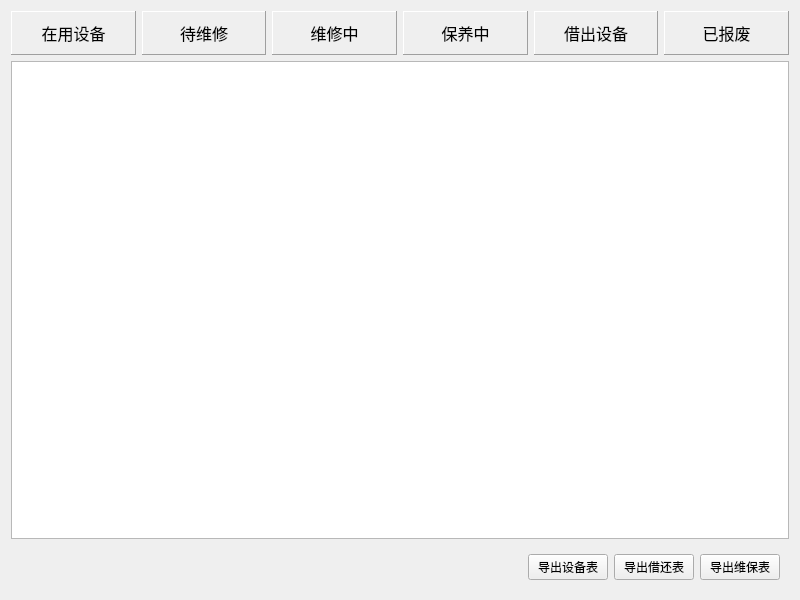
<?xml version="1.0" encoding="UTF-8"?>
<ui version="4.0">
 <class>StatisticsExportPage</class>
 <widget class="QWidget" name="StatisticsExportPage">
  <property name="geometry">
   <rect>
    <x>0</x>
    <y>0</y>
    <width>800</width>
    <height>600</height>
   </rect>
  </property>
  <property name="windowTitle">
   <string>统计导出</string>
  </property>
  <layout class="QVBoxLayout" name="verticalLayout">
   <item>
    <layout class="QHBoxLayout" name="horizontalLayout_5">
     <item>
      <widget class="QFrame" name="frame">
       <property name="font">
        <font>
         <pointsize>12</pointsize>
        </font>
       </property>
       <property name="frameShape">
        <enum>QFrame::Panel</enum>
       </property>
       <property name="frameShadow">
        <enum>QFrame::Raised</enum>
       </property>
       <layout class="QHBoxLayout" name="horizontalLayout">
        <item>
         <widget class="QLabel" name="label_available">
          <property name="text">
           <string>在用设备</string>
          </property>
          <property name="alignment">
           <set>Qt::AlignCenter</set>
          </property>
         </widget>
        </item>
       </layout>
      </widget>
     </item>
     <item>
      <widget class="QFrame" name="frame_pending_repair">
       <property name="font">
        <font>
         <pointsize>12</pointsize>
        </font>
       </property>
       <property name="frameShape">
        <enum>QFrame::Panel</enum>
       </property>
       <property name="frameShadow">
        <enum>QFrame::Raised</enum>
       </property>
       <layout class="QHBoxLayout" name="horizontalLayout_pending_repair">
        <item>
         <widget class="QLabel" name="label_pending_repair">
          <property name="text">
           <string>待维修</string>
          </property>
          <property name="alignment">
           <set>Qt::AlignCenter</set>
          </property>
         </widget>
        </item>
       </layout>
      </widget>
     </item>
     <item>
      <widget class="QFrame" name="frame_3">
       <property name="font">
        <font>
         <pointsize>12</pointsize>
        </font>
       </property>
       <property name="frameShape">
        <enum>QFrame::Panel</enum>
       </property>
       <property name="frameShadow">
        <enum>QFrame::Raised</enum>
       </property>
       <layout class="QHBoxLayout" name="horizontalLayout_3">
        <item>
         <widget class="QLabel" name="label_repairing">
          <property name="text">
           <string>维修中</string>
          </property>
          <property name="alignment">
           <set>Qt::AlignCenter</set>
          </property>
         </widget>
        </item>
       </layout>
      </widget>
     </item>
     <item>
      <widget class="QFrame" name="frame_under_maintenance">
       <property name="font">
        <font>
         <pointsize>12</pointsize>
        </font>
       </property>
       <property name="frameShape">
        <enum>QFrame::Panel</enum>
       </property>
       <property name="frameShadow">
        <enum>QFrame::Raised</enum>
       </property>
       <layout class="QHBoxLayout" name="horizontalLayout_under_maintenance">
        <item>
         <widget class="QLabel" name="label_under_maintenance">
          <property name="text">
           <string>保养中</string>
          </property>
          <property name="alignment">
           <set>Qt::AlignCenter</set>
          </property>
         </widget>
        </item>
       </layout>
      </widget>
     </item>
     <item>
      <widget class="QFrame" name="frame_2">
       <property name="font">
        <font>
         <pointsize>12</pointsize>
        </font>
       </property>
       <property name="frameShape">
        <enum>QFrame::Panel</enum>
       </property>
       <property name="frameShadow">
        <enum>QFrame::Raised</enum>
       </property>
       <layout class="QHBoxLayout" name="horizontalLayout_2">
        <item>
         <widget class="QLabel" name="label_borrowed">
          <property name="text">
           <string>借出设备</string>
          </property>
          <property name="alignment">
           <set>Qt::AlignCenter</set>
          </property>
         </widget>
        </item>
       </layout>
      </widget>
     </item>
     <item>
      <widget class="QFrame" name="frame_4">
       <property name="font">
        <font>
         <pointsize>12</pointsize>
        </font>
       </property>
       <property name="frameShape">
        <enum>QFrame::Panel</enum>
       </property>
       <property name="frameShadow">
        <enum>QFrame::Raised</enum>
       </property>
       <layout class="QHBoxLayout" name="horizontalLayout_4">
        <item>
         <widget class="QLabel" name="label_scrapped">
          <property name="text">
           <string>已报废</string>
          </property>
          <property name="alignment">
           <set>Qt::AlignCenter</set>
          </property>
         </widget>
        </item>
       </layout>
      </widget>
     </item>
    </layout>
   </item>
   <item>
    <widget class="QTableView" name="tableView"/>
   </item>
   <item>
    <widget class="QWidget" name="widget" native="true">
     <layout class="QHBoxLayout" name="horizontalLayout_6">
      <item>
       <spacer name="horizontalSpacer">
        <property name="orientation">
         <enum>Qt::Horizontal</enum>
        </property>
        <property name="sizeHint" stdset="0">
         <size>
          <width>518</width>
          <height>20</height>
         </size>
        </property>
       </spacer>
      </item>
      <item>
       <widget class="QPushButton" name="btn_export_equipment">
        <property name="text">
         <string>导出设备表</string>
        </property>
       </widget>
      </item>
      <item>
       <widget class="QPushButton" name="btn_export_borrow">
        <property name="text">
         <string>导出借还表</string>
        </property>
       </widget>
      </item>
      <item>
       <widget class="QPushButton" name="btn_export_maintenance">
        <property name="text">
         <string>导出维保表</string>
        </property>
       </widget>
      </item>
     </layout>
    </widget>
   </item>
  </layout>
 </widget>
 <resources/>
 <connections/>
</ui>
